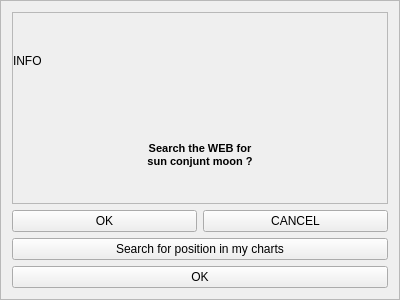
<?xml version="1.0" encoding="UTF-8"?>
<ui version="4.0">
 <class>InfoFrame</class>
 <widget class="QFrame" name="InfoFrame">
  <property name="geometry">
   <rect>
    <x>0</x>
    <y>0</y>
    <width>400</width>
    <height>300</height>
   </rect>
  </property>
  <property name="windowTitle">
   <string>Frame</string>
  </property>
  <property name="frameShape">
   <enum>QFrame::StyledPanel</enum>
  </property>
  <property name="frameShadow">
   <enum>QFrame::Raised</enum>
  </property>
  <layout class="QVBoxLayout" name="verticalLayout">
   <item>
    <widget class="QScrollArea" name="scrollArea">
     <property name="widgetResizable">
      <bool>true</bool>
     </property>
     <widget class="QWidget" name="scrollAreaWidgetContents">
      <property name="geometry">
       <rect>
        <x>0</x>
        <y>0</y>
        <width>378</width>
        <height>189</height>
       </rect>
      </property>
      <layout class="QVBoxLayout" name="verticalLayout_2">
       <property name="spacing">
        <number>0</number>
       </property>
       <property name="margin">
        <number>0</number>
       </property>
       <item>
        <widget class="QLabel" name="label">
         <property name="text">
          <string>INFO</string>
         </property>
        </widget>
       </item>
       <item>
        <widget class="QLabel" name="labelDialog">
         <property name="font">
          <font>
           <pointsize>8</pointsize>
           <weight>75</weight>
           <bold>true</bold>
          </font>
         </property>
         <property name="layoutDirection">
          <enum>Qt::LeftToRight</enum>
         </property>
         <property name="text">
          <string>Search the WEB for&lt;br&gt;sun conjunt moon ?</string>
         </property>
         <property name="alignment">
          <set>Qt::AlignCenter</set>
         </property>
         <property name="wordWrap">
          <bool>true</bool>
         </property>
        </widget>
       </item>
      </layout>
     </widget>
    </widget>
   </item>
   <item>
    <layout class="QHBoxLayout" name="horizontalLayout_2">
     <item>
      <widget class="QPushButton" name="buttonYes">
       <property name="text">
        <string>OK</string>
       </property>
      </widget>
     </item>
     <item>
      <widget class="QPushButton" name="buttonNo">
       <property name="text">
        <string>CANCEL</string>
       </property>
      </widget>
     </item>
    </layout>
   </item>
   <item>
    <widget class="QPushButton" name="searchChartsButton">
     <property name="text">
      <string>Search for position in my charts</string>
     </property>
    </widget>
   </item>
   <item>
    <widget class="QPushButton" name="okButton">
     <property name="text">
      <string>OK</string>
     </property>
    </widget>
   </item>
  </layout>
 </widget>
 <resources/>
 <connections/>
</ui>
